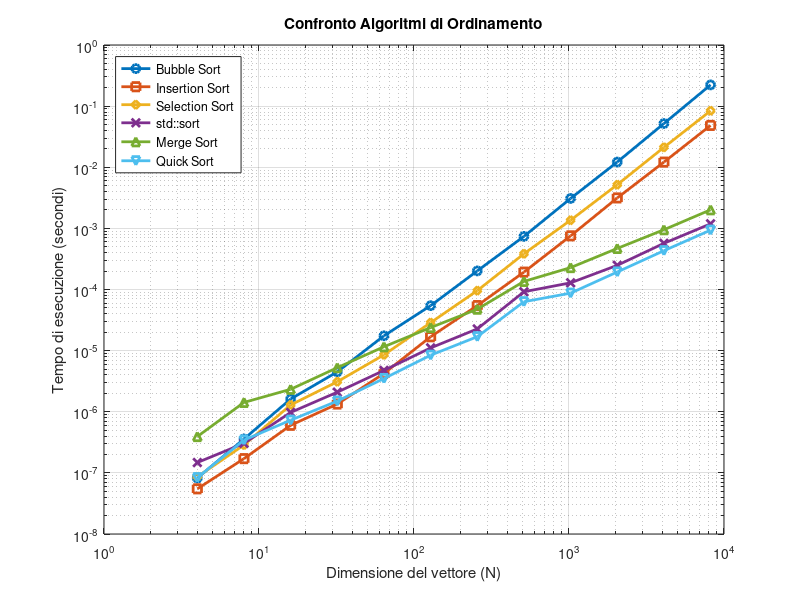

MATLAB code for this plot:
% Si definisce il vettore delle dimensioni N
N = [4, 8, 16, 32, 64, 128, 256, 512, 1024, 2048, 4096, 8192];

% Si indicano i tempi riscontrati sul terminale in secondi
T_bubble    = [8.21e-08, 3.5854e-07, 1.61654e-06, 4.49189e-06, 1.74862e-05, 5.44157e-05, 0.000201478, 0.000740246, 0.00308678, 0.0121701, 0.0519215, 0.222578];
T_insertion = [5.481e-08, 1.7098e-07, 6.0037e-07, 1.33725e-06, 4.235e-06, 1.68564e-05, 5.45659e-05, 0.000192553, 0.000754652, 0.00314852, 0.0121377, 0.0483705];
T_selection = [8.63e-08, 2.8619e-07, 1.29247e-06, 3.10042e-06, 8.53574e-06, 2.87021e-05, 9.58118e-05, 0.000384316, 0.00136032, 0.00518467, 0.0211587, 0.0838484];
T_std_sort  = [1.4763e-07, 3.0399e-07, 9.7496e-07, 2.0893e-06, 4.74288e-06, 1.10752e-05, 2.2661e-05, 9.18917e-05, 0.00012857, 0.000248517, 0.000569605, 0.00118676];
T_merge     = [3.9272e-07, 1.42148e-06, 2.33133e-06, 5.26368e-06, 1.15769e-05, 2.38369e-05, 4.7632e-05, 0.000135619, 0.00022819, 0.000469818, 0.000950141, 0.00201374];
T_quick     = [8.363e-08, 3.4353e-07, 7.2805e-07, 1.49571e-06, 3.49544e-06, 8.41625e-06, 1.68848e-05, 6.30769e-05, 8.71772e-05, 0.000193447, 0.000431407, 0.000935501];

% Si crea il grafico
figure;
loglog(N, T_bubble, '-o', 'LineWidth', 2); hold on;
loglog(N, T_insertion, '-s', 'LineWidth', 2);
loglog(N, T_selection, '-d', 'LineWidth', 2);
loglog(N, T_std_sort, '-x', 'LineWidth', 2);
loglog(N, T_merge, '-^', 'LineWidth', 2);
loglog(N, T_quick, '-v', 'LineWidth', 2);

% Ho inserito una formattazione estetica per una migliore comprensione,
% consigliato e realizzato tramite l'uso dell'IA!
grid on;
xlabel('Dimensione del vettore (N)');
ylabel('Tempo di esecuzione (secondi)');
title('Confronto Algoritmi di Ordinamento');
legend('Bubble Sort', 'Insertion Sort', 'Selection Sort', 'std::sort', 'Merge Sort', 'Quick Sort', 'Location', 'northwest');
